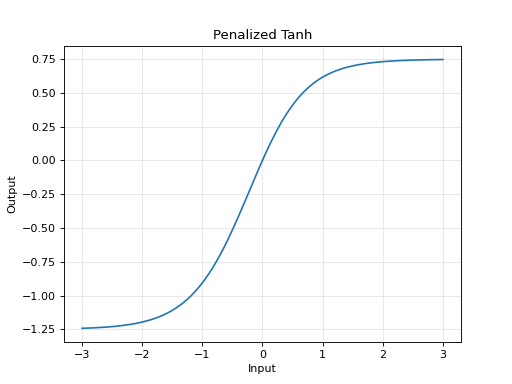

Write the Python code that produced this figure.
import matplotlib.pyplot as plt
import torch

from activations_plus.simple import penalized_tanh

x = torch.linspace(-3, 3, 200)
y = penalized_tanh(x)
fig, ax = plt.subplots()
ax.plot(x.numpy(), y.numpy())
ax.set_title("Penalized Tanh")
ax.set_xlabel("Input")
ax.set_ylabel("Output")
ax.grid(alpha=0.3)
fig.show()  # This will be mocked in tests
